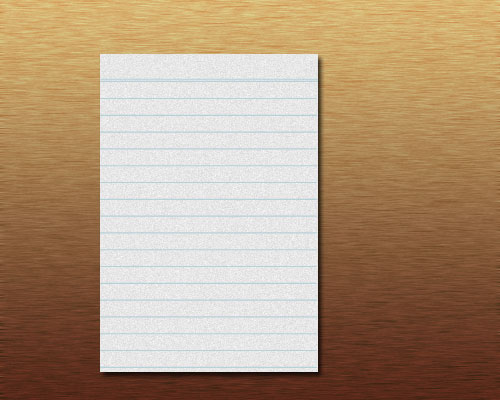
#> input picture page_generation/images/2.jpg, 500 x 400 px
$ python page_detector.py
#> lines starting #> are read from the running program, lines starting #| are printed output that depends on the picture; after the words box and inside, x2 and y2 are one past the last pixel; in counts of white or black regions, pixels touching at a corner belong together
import cv2
import numpy as np
import math
import itertools


def get_angle(line1, line2):
    angle1 = math.atan2(line1[0][1] - line1[1][1],
                        line1[0][0] - line1[1][0])
    angle2 = math.atan2(line2[0][1] - line2[1][1],
                        line2[0][0] - line2[1][0])
    return math.degrees(angle1 - angle2)


def line_intersection(line1, line2):
    xdiff = (line1[0][0] - line1[1][0], line2[0][0] - line2[1][0])
    ydiff = (line1[0][1] - line1[1][1], line2[0][1] - line2[1][1])

    def det(a, b):
        return a[0] * b[1] - a[1] * b[0]

    div = det(xdiff, ydiff)
    if div == 0:
        return None

    # Eliminate line intersections that have a large or small angle
    angle = abs(get_angle(line1, line2))
    angle = min(angle, abs(angle - 180))
    if angle > 115 or angle < 65:
        return None

    d = (det(*line1), det(*line2))
    x = det(d, xdiff) / div
    y = det(d, ydiff) / div
    return int(x), int(y)


# TODO
def find_quadrilateral(points):
    iterations = itertools.permutations(points, 4)

    counter = 0
    for i in iterations:
        tl, tr, bl, br = i
        if not line_intersection((tl, tr), (bl, br)):
            counter += 1
    print(counter)

def line_with_bounds(point, img_shape):
    return 0 <= point[0] < img_shape[1] and 0 <= point[1] < img_shape[0]


def get_canny(I, min_threshold=400, max_threshold=700):
    return cv2.Canny(I, min_threshold, max_threshold)


def get_hough_lines(edges, I):
    # minLineLength = 0
    # maxLineGap = 0
    lines = cv2.HoughLines(edges, 1, np.pi / 180, 100)
    # lines = cv2.HoughLinesP(edges, 1, np.pi / 180, 100, minLineLength=minLineLength, maxLineGap=maxLineGap)
    max_size = int(np.sqrt(np.square(I.shape[0]) + np.square(I.shape[1])))
    hough_lines = []
    for line in lines:
        # for x1, y1, x2, y2 in line:
        #     cv2.line(I, (x1, y1), (x2, y2), (0, 255, 0), 2)
        # x1, y1, x2, y2 = line[0]

        rho, theta = line[0]
        a = np.cos(theta)
        b = np.sin(theta)
        x0 = a * rho
        y0 = b * rho
        x1 = min(max_size, max(0, int(x0 + max_size * (-b))))
        y1 = min(max_size, max(0, int(y0 + max_size * (a))))
        x2 = min(max_size, max(0, int(x0 - max_size * (-b))))
        y2 = min(max_size, max(0, int(y0 - max_size * (a))))
        hough_lines.append([(x1, y1), (x2, y2)])
        cv2.line(I, (x1, y1), (x2, y2), (0, 0, 255), 2)
    return I, hough_lines


def get_all_intersections(lines, img_shape, new_img):
    intersections = []
    for i in range(len(lines)):
        for j in range(i + 1, len(lines)):
            point = line_intersection(lines[i], lines[j])
            if point and line_with_bounds(point, img_shape):
                intersections.append(point)
                cv2.line(new_img, intersections[-1], intersections[-1], (0, 255, 0), 10)
    print(len(intersections))
    return intersections, new_img


if __name__ == '__main__':
    img = cv2.imread('images/2.jpg')
#> img is the input picture: shape (400, 500, 3); mean B, G, R 126.3, 153.2, 179
    edges = get_canny(img)
#> in get_canny, `return cv2.Canny(I, min_threshold, max_threshold)`:
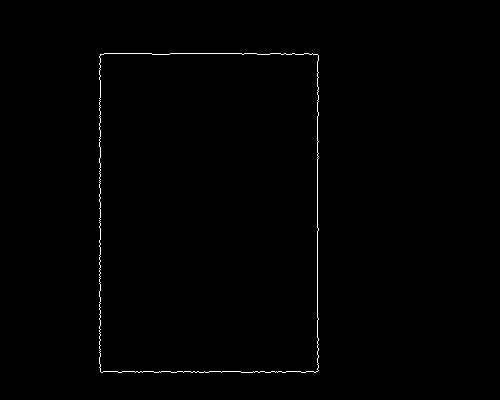
#> returned value: shape (400, 500); 0.53% white in thin lines or dots, all inside (x1, y1, x2, y2) = (99, 53, 319, 373)
    new_img, lines = get_hough_lines(edges, np.copy(img))
#> in get_hough_lines, `lines = cv2.HoughLines(edges, 1, np.pi / 180, 100)`: lines = [[317, 0], [100, 0], [53, 1.57], [371, 1.57]]
#> the loop in get_hough_lines, `for line in lines:` made 4 passes
#> (rho, theta, a, b, x0, y0, x1, y1) on passes 1 to 4: (317, 0, 1, 0, 317, 0, 317, 640), (100, 0, 1, 0, 100, 0, 100, 640), (53, 1.57, -4.37e-08, 1, -2.32e-06, 53, 0, 52), (371, 1.57, -4.37e-08, 1, -1.62e-05, 371, 0, 370)
#> after the loop in get_hough_lines, `for line in lines:`:
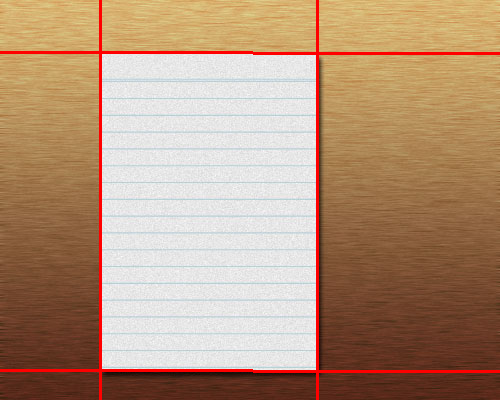
#> I: shape (400, 500, 3); mean of channels 0, 1, 2 122.9, 149, 181; drawn as B, G, R
#> after the loop in get_hough_lines, `for line in lines:`: hough_lines = [[(317, 640), (317, 0)], [(100, 640), (100, 0)], [(0, 52), (639, 53)], [(0, 370), (639, 371)]]
#> lines has the same summary as hough_lines in get_hough_lines
    intersections, new_I = get_all_intersections(lines, img.shape, new_img)
#> the loop in get_all_intersections, `for i in range(len(lines)):` made 4 passes
#> after the loop in get_all_intersections, `for i in range(len(lines)):`:
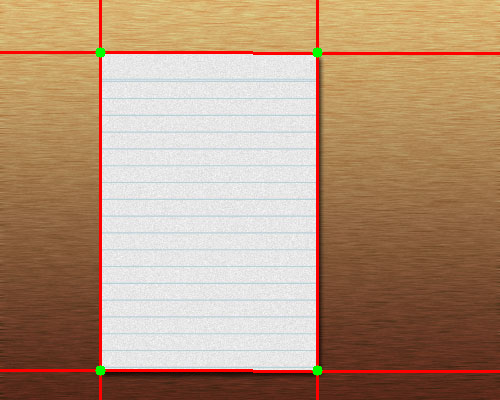
#> new_img: shape (400, 500, 3); 0.16% of pixels changed, all inside (x1, y1, x2, y2) = (95, 47, 323, 376); drawn as B, G, R
#> after the loop in get_all_intersections, `for i in range(len(lines)):`: intersections = [(317, 52), (317, 370), (100, 52), (100, 370)]
#| 4
#> intersections = [(317, 52), (317, 370), (100, 52), (100, 370)]
    # find_quadrilateral takes too long to run
    # find_quadrilateral(intersections)
    cv2.imshow("original", img)
    cv2.imshow("canny edges", edges)
    cv2.imshow("original + edges + intersections", new_img)
    cv2.waitKey(0)

$ run again, with page_generation/images/paper.jpg copied over page_generation/images/2.jpg
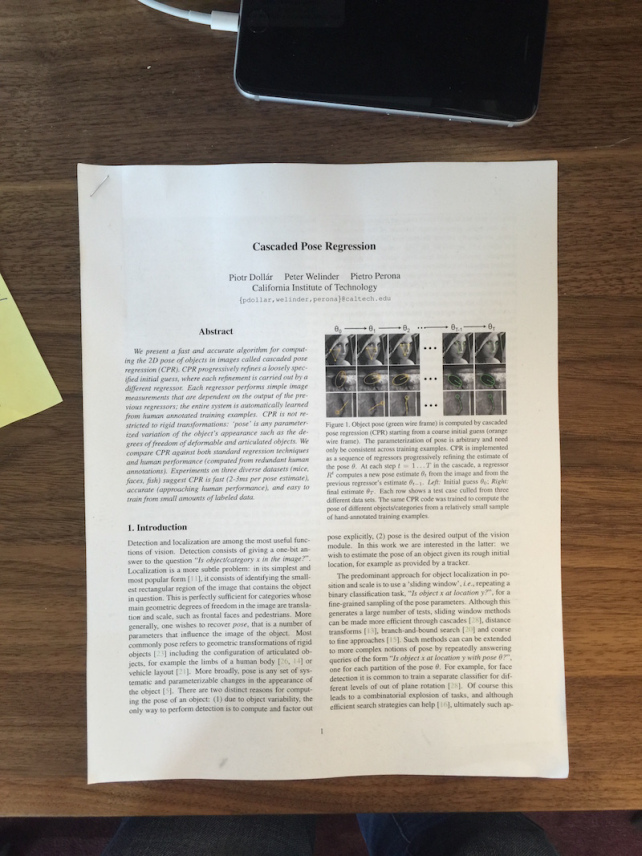
#> input picture page_generation/images/paper.jpg, 642 x 856 px
#> img is the input picture: shape (856, 642, 3); mean B, G, R 127.3, 136.9, 145.5
#> in get_canny, `return cv2.Canny(I, min_threshold, max_threshold)`:
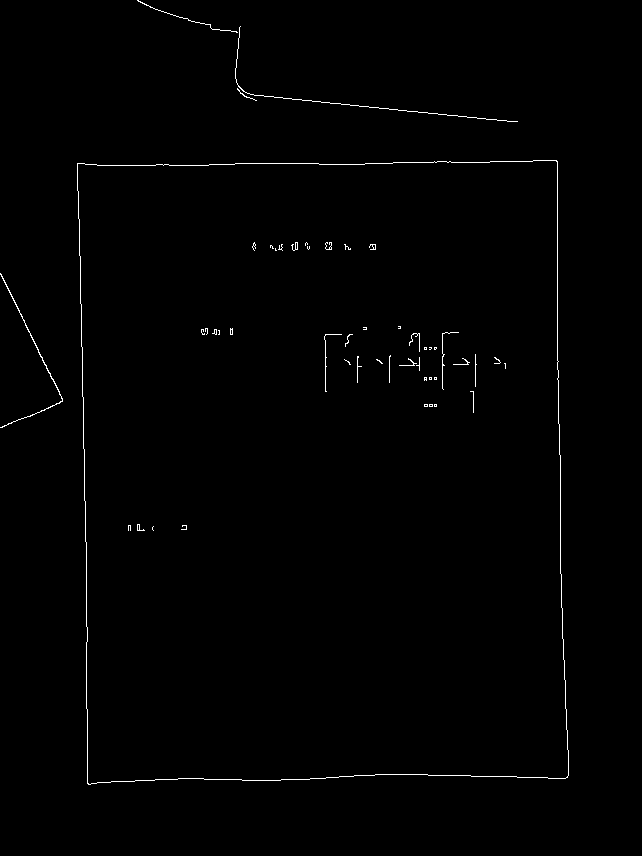
#> returned value: shape (856, 642); 0.69% white in thin lines or dots, all inside (x1, y1, x2, y2) = (0, 0, 569, 785)
#> in get_hough_lines, `lines = cv2.HoughLines(edges, 1, np.pi / 180, 100)`: lines = 16 rows, first 8: [-551, 3.12], [-75, 3.12], [557, 0], [67, 1.68], [170, 1.55], [86, 0], [-540, 3.11], [767, 1.59]
#> the loop in get_hough_lines, `for line in lines:` made 16 passes
#> (rho, theta, a, b, x0, y0, x1, y1) on passes 1 to 8: (-551, 3.12, -1, 0.0175, 550.9, -9.62, 532, 0), (-75, 3.12, -1, 0.0175, 74.99, -1.31, 56, 0), (557, 0, 1, 0, 557, 0, 557, 1070), (67, 1.68, -0.105, 0.995, -7, 66.63, 0, 0), (170, 1.55, 0.0175, 1, 2.97, 170, 0, 188), (86, 0, 1, 0, 86, 0, 86, 1070), (-540, 3.11, -0.999, 0.0349, 539.7, -18.85, 502, 0), (767, 1.59, -0.0175, 1, -13.39, 766.9, 0, 748)
#> after the loop in get_hough_lines, `for line in lines:`: hough_lines = 16 items
#> the loop in get_all_intersections, `for i in range(len(lines)):` made 16 passes
#> after the loop in get_all_intersections, `for i in range(len(lines)):`:
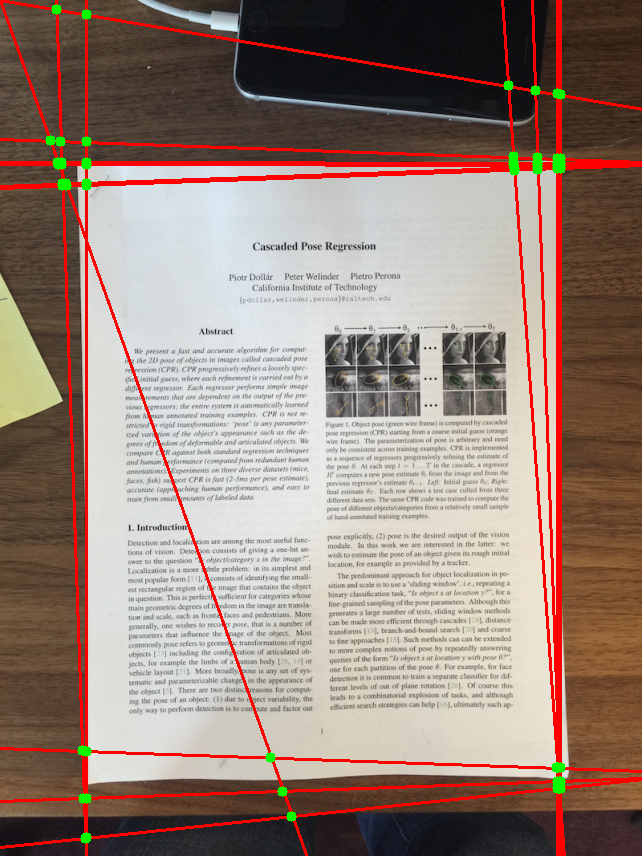
#> new_img: shape (856, 642, 3); mean of channels 0, 1, 2 120.6, 130.7, 151.5; drawn as B, G, R
#| 62
